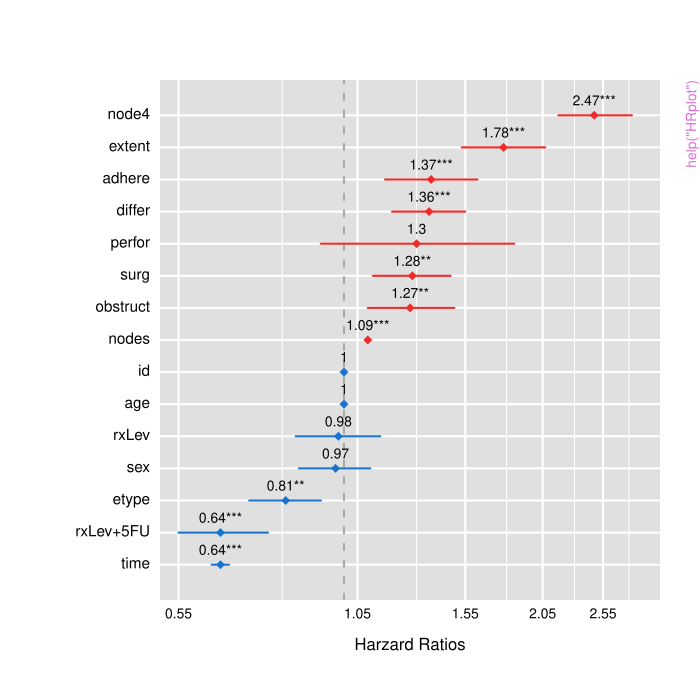

The R source for this figure:
pkgname <- "moonBook"
source(file.path(R.home("share"), "R", "examples-header.R"))
options(warn = 1)
library('moonBook')

base::assign(".oldSearch", base::search(), pos = 'CheckExEnv')
base::assign(".old_wd", base::getwd(), pos = 'CheckExEnv')
cleanEx()
nameEx("HRplot")
### * HRplot

flush(stderr()); flush(stdout())

### Name: HRplot
### Title: Draw a hazard ratio plot
### Aliases: HRplot

### ** Examples

require(survival)
attach(colon)
colon$TS=Surv(time,status==1)
out=mycph(TS~.,data=colon)
out
HRplot(out)
## Not run: 
##D HRplot(out,type=1,pch=2,col=c("blue","red"))
##D HRplot(out,type=2,show.CI=TRUE,pch=2,cex=2,main="Hazard ratios of all individual variables")
## End(Not run)




cleanEx()
nameEx("ORplot")
### * ORplot

flush(stderr()); flush(stdout())

### Name: ORplot
### Title: Plot for odds ratios for a S3 object of glm
### Aliases: ORplot

### ** Examples

require(survival)
data(colon)
out1=glm(status~sex+age+rx+obstruct+node4,data=colon)
out2=glm(status~rx+node4,data=colon)
ORplot(out1,type=2,show.CI=TRUE,xlab="This is xlab",main="Main Title")
ORplot(out2,type=1,main="Main Title")
ORplot(out1,type=2,show.CI=TRUE,main="Main Title")
ORplot(out1,type=3,show.CI=TRUE,main="Main Title",sig.level=0.05)
ORplot(out1,type=3,show.CI=TRUE,main="Main Title",sig.level=0.05,
       pch=1,cex=2,lwd=4,col=c("red","blue"))



cleanEx()
nameEx("addComma")
### * addComma

flush(stderr()); flush(stdout())

### Name: addComma
### Title: Change numbers into formatted numbers
### Aliases: addComma addComma.mytable addComma.mytable.df
###   addComma.cbind.mytable addComma.data.frame addComma.character

### ** Examples

## Not run: 
##D require(stringr)
##D require(magrittr)
##D require(ggplot2)
##D mytable(cut~.,data=diamonds) %>% addComma
##D x=mytable(Dx~sex,data=acs)
##D addComma(x)
## End(Not run)



cleanEx()
nameEx("compress")
### * compress

flush(stderr()); flush(stdout())

### Name: compress
### Title: Compress an object of class mytable or cbind.mytable
### Aliases: compress compress.mytable compress.cbind.mytable
###   compress.data.frame

### ** Examples

require(stringr)
require(magrittr)
mytable(acs) %>% compress
mytable(Dx~.,data=acs) %>% compress
## Not run: 
##D require(ztable)
##D mytable(Dx~.,data=acs) %>% compress %>% ztable
##D mytable(Dx+sex~.,data=acs) %>% compress
## End(Not run)



cleanEx()
nameEx("densityplot")
### * densityplot

flush(stderr()); flush(stdout())

### Name: densityplot
### Title: Make Kernel density plot
### Aliases: densityplot

### ** Examples

  require(moonBook)
  data(acs)
  densityplot(age~Dx,data=acs)



cleanEx()
nameEx("getMapping")
### * getMapping

flush(stderr()); flush(stdout())

### Name: getMapping
### Title: extract variable name from mapping, aes
### Aliases: getMapping

### ** Examples

require(ggplot2)
mapping=aes(colour=sex)
getMapping(mapping,"colour")
getMapping(mapping,"x")



cleanEx()
nameEx("mycph")
### * mycph

flush(stderr()); flush(stdout())

### Name: mycph
### Title: Perform coxph of individual expecting variables
### Aliases: mycph

### ** Examples

require(survival)
data(colon)
attach(colon)
colon$TS=Surv(time,status==1)
out=mycph(TS~.,data=colon)
out
HRplot(out,type=2,show.CI=TRUE,main="Hazard ratios of all individual variables")



cleanEx()
nameEx("mycsv")
### * mycsv

flush(stderr()); flush(stdout())

### Name: mycsv
### Title: Export to csv file for class "mytable" or "cbind.mytable"
### Aliases: mycsv

### ** Examples

## Not run: 
##D require(moonBook)
##D res=mytable(sex~age+DM,data=acs)
##D mycsv(res,file="test.csv")
##D mycsv(summary(res),file="testsummary.csv")
## End(Not run)



cleanEx()
nameEx("mycsv.cbind.mytable")
### * mycsv.cbind.mytable

flush(stderr()); flush(stdout())

### Name: mycsv.cbind.mytable
### Title: Export to csv file for class "cbind.mytable"
### Aliases: mycsv.cbind.mytable

### ** Examples

## Not run: 
##D require(moonBook)
##D res1=mytable(sex+Dx~age+DM,data=acs)
##D mycsv(res1,file="test1.csv")
##D mycsv(summary(res1),file="testsummary1.csv")
## End(Not run)



cleanEx()
nameEx("mycsv.mytable")
### * mycsv.mytable

flush(stderr()); flush(stdout())

### Name: mycsv.mytable
### Title: Export to csv file for class "mytable"
### Aliases: mycsv.mytable

### ** Examples

## Not run: 
##D require(moonBook)
##D res=mytable(sex~age+DM,data=acs)
##D mycsv(res,file="test.csv")
##D mycsv(summary(res),file="testsummary.csv")
##D mycsv=function(x,row.names=FALSE) UseMethod("mycsv")
## End(Not run)



cleanEx()
nameEx("myhtml")
### * myhtml

flush(stderr()); flush(stdout())

### Name: myhtml
### Title: Export to html file for class "mytable" or "cbind.mytable" of
###   "data.frame"
### Aliases: myhtml myhtml.default myhtml.mytable myhtml.cbind.mytable

### ** Examples

require(moonBook)
res=mytable(sex~age+Dx,data=acs)
myhtml(res)
res1=mytable(sex+Dx~.,data=acs)
myhtml(res1)
x=head(iris)
myhtml(x)
myhtml(x,caption="Table 1. myhtml Test")
myhtml(x,caption="Table 1. myhtml Test",rownames=FALSE)



cleanEx()
nameEx("mylatex")
### * mylatex

flush(stderr()); flush(stdout())

### Name: mylatex
### Title: Exporting "cbind.mytable","mytable" to LaTeX format
### Aliases: mylatex mylatex.default mylatex.mytable mylatex.cbind.mytable

### ** Examples

require(moonBook)
out=mytable(sex~.,data=acs)
mylatex(out)
out1=mytable(sex+Dx~.,data=acs)
mylatex(out1,size=6)



cleanEx()
nameEx("mytable")
### * mytable

flush(stderr()); flush(stdout())

### Name: mytable
### Title: Produce table for descriptive statistics
### Aliases: mytable mytable.formula mytable.data.frame

### ** Examples

mytable(acs)
mytable(~age+sex,data=acs)
mytable(Dx~age+sex+height+weight+TC+TG+HDLC,data=acs,method=3,digits=2)
mytable(am+cyl~.,data=mtcars)
out=mytable(sex~.,data=acs)
out
summary(out)
## Not run: 
##D require(ztable)
##D ztable(out)
## End(Not run)
mytable(acs)



cleanEx()
nameEx("rank2group")
### * rank2group

flush(stderr()); flush(stdout())

### Name: rank2group
### Title: rank a numeric vector and returns a new ordinal vector
### Aliases: rank2group

### ** Examples


require(ggplot2)
data(diamonds)
diamonds$PriceGroup=rank2group(diamonds$price,4)
table(diamonds$PriceGroup)
aggregate(price~PriceGroup,data=diamonds,range)

diamonds$PriceGroup3=rank2group(diamonds$price,3)
table(diamonds$PriceGroup3)
aggregate(price~PriceGroup3,data=diamonds,range)
diamonds$PriceGroup5=rank2group(diamonds$price,5)
table(diamonds$PriceGroup5)
aggregate(price~PriceGroup5,data=diamonds,range)



cleanEx()
nameEx("summary.cbind.mytable")
### * summary.cbind.mytable

flush(stderr()); flush(stdout())

### Name: summary.cbind.mytable
### Title: Summarizing function for class "cbind.mytable"
### Aliases: summary.cbind.mytable

### ** Examples

out=mytable(am+cyl~.,data=mtcars)
summary(out)



cleanEx()
nameEx("summary.mytable")
### * summary.mytable

flush(stderr()); flush(stdout())

### Name: summary.mytable
### Title: Summarizing function for class "mytable"
### Aliases: summary.mytable

### ** Examples

out=mytable(am~.,data=mtcars)
summary(out)




cleanEx()
nameEx("validColname")
### * validColname

flush(stderr()); flush(stdout())

### Name: validColname
### Title: Find valid string among character vector from approximate string
### Aliases: validColname

### ** Examples

a="dx"
b=c("Age","Sex","Dx")
validColname(a,b)




### * <FOOTER>
###
cleanEx()
options(digits = 7L)
base::cat("Time elapsed: ", proc.time() - base::get("ptime", pos = 'CheckExEnv'),"\n")
grDevices::dev.off()
###
### Local variables: ***
### mode: outline-minor ***
### outline-regexp: "\\(> \\)?### [*]+" ***
### End: ***
quit('no')
